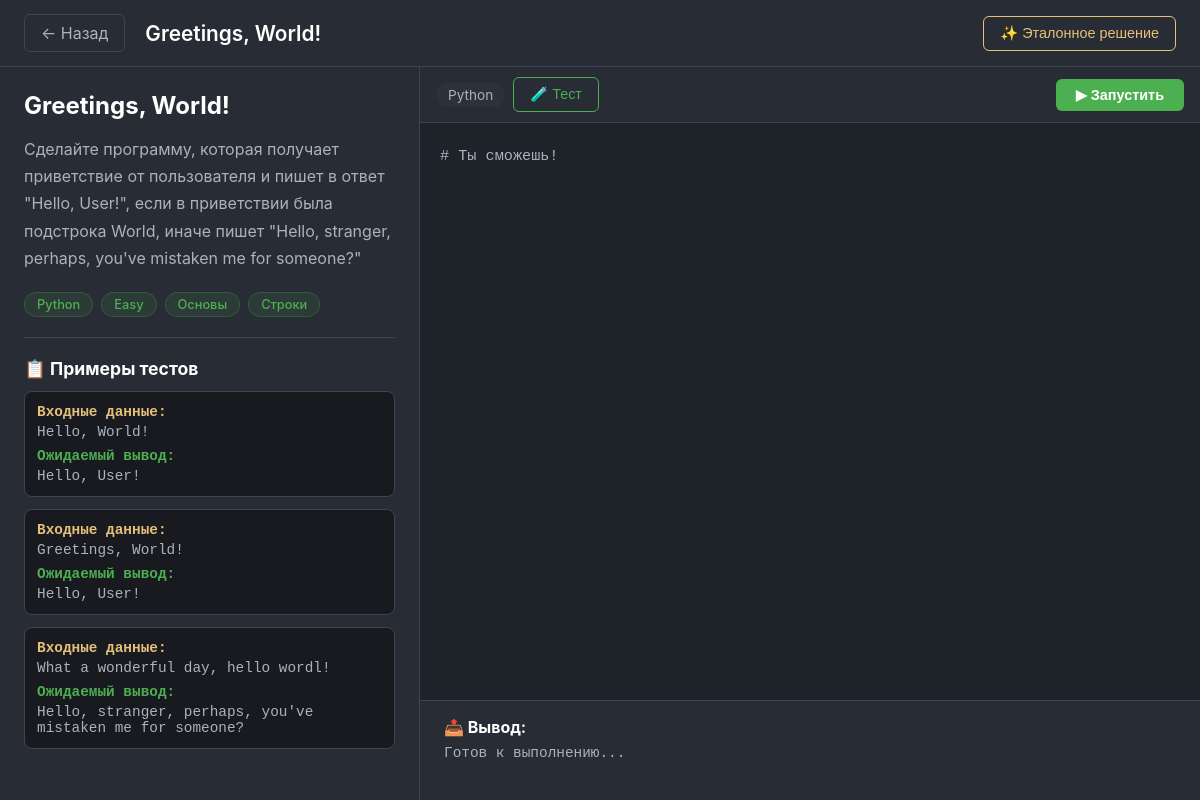
Screenshot of /task/10/ with the database file from the repository.
### task/models.py (models this page shows, shortened)
class Task(models.Model):
    title = models.CharField(max_length=200, verbose_name="Название")
    description = models.TextField(verbose_name="Описание")
    difficulty = models.ForeignKey(
        Difficulty,
        on_delete=models.PROTECT,
        verbose_name="Сложность"
    )
    categories = models.ManyToManyField(
        Category,
        related_name='tasks',
        verbose_name="Категории"
    )
    language = models.ForeignKey(
        ProgrammingLanguage,
        on_delete=models.PROTECT,
        verbose_name="Целевой язык"
    )
    starter_code = models.TextField(blank=True, null=True, verbose_name="Начальный код")
    solution_code = models.TextField(blank=True, null=True, verbose_name="Эталонное решение")
    time_limit_ms = models.IntegerField(default=1000, verbose_name="Лимит времени (мс)")
    memory_limit_kb = models.IntegerField(default=256000, verbose_name="Лимит памяти (КБ)")
    author = models.ForeignKey(
        settings.AUTH_USER_MODEL,
        on_delete=models.SET_NULL,
        null=True,
        related_name='created_tasks',
        verbose_name="Автор"
    )
    is_active = models.BooleanField(default=True, verbose_name="Активна")
    created_at = models.DateTimeField(auto_now_add=True, verbose_name="Дата создания")
    class Meta:
        verbose_name = "Задача"
        verbose_name_plural = "Задачи"
        ordering = ['-created_at']

class ProgrammingLanguage(models.Model):
    name = models.CharField(max_length=50, unique=True, verbose_name="Язык")
    class Meta:
        verbose_name = "Язык программирования"
        verbose_name_plural = "Языки программирования"

class Difficulty(models.Model):
    name = models.CharField(max_length=50, unique=True, verbose_name="Сложность")
    base_points = models.IntegerField(default=100, verbose_name="Базовые очки (XP)")
    class Meta:
        verbose_name = "Уровень сложности"
        verbose_name_plural = "Уровни сложности"

class Category(models.Model):
    name = models.CharField(max_length=100, unique=True, verbose_name="Категория")
    class Meta:
        verbose_name = "Категория"
        verbose_name_plural = "Категории"

class TestCase(models.Model):
    task = models.ForeignKey(
        Task,
        on_delete=models.CASCADE,
        related_name='test_cases',
        verbose_name="Задача"
    )
    input_data = models.TextField(verbose_name="Входные данные")
    expected_output = models.TextField(verbose_name="Ожидаемый вывод")
    is_hidden = models.BooleanField(default=False, verbose_name="Скрытый тест")
    order = models.IntegerField(default=0, verbose_name="Порядок")
    class Meta:
        verbose_name = "Тестовый случай"
        verbose_name_plural = "Тестовые случаи"
        ordering = ['order']

### task/views.py (the view)
# urls.py: path('<int:pk>/', views.task_detail, name='detail'),
def task_detail(request, pk):
    task = get_object_or_404(Task, pk=pk)
    test_cases = task.test_cases.filter(is_hidden=False)
    user_has_published = False
    if request.user.is_authenticated:
        user_has_published = PublishedSolution.objects.filter(
            submission__user=request.user,
            submission__task=task
        ).exists()
    context = {
        'task': task,
        'test_cases': test_cases,
        'user_has_published': user_has_published,
    }
    return render(request, 'task/task_detail.html', context)

### task/templates/task/task_detail.html (shortened to what this page needs)
{% load static %}
<html lang="ru">
<head>
</head>
<body>
<div class="top-bar">
    <a href="#" class="back-btn" onclick="history.back(); return false;">← Назад</a>
    <span class="task-title-header">{{ task.title }}</span>
    <div class="top-bar-actions">
        <button class="btn-solution" onclick="showSolution()">✨ Эталонное решение</button>
    </div>
</div>
<div class="main-layout">
    <div class="task-description">
        <h2>{{ task.title }}</h2>
        <p class="task-text">{{ task.description|linebreaksbr }}</p>
        <div class="task-tags">
            <span class="tag">{{ task.language.name }}</span>
            <span class="tag">{{ task.difficulty.name }}</span>
            {% for cat in task.categories.all %}
                <span class="tag">{{ cat.name }}</span>
            {% endfor %}
        </div>
        <hr class="divider">
        <div class="test-cases-section">
            <h3>📋 Примеры тестов</h3>
            {% for tc in test_cases %}
            <div class="test-case">
                <div class="input-label">Входные данные:</div>
                <code>{{ tc.input_data }}</code>
                <div class="output-label">Ожидаемый вывод:</div>
                <code>{{ tc.expected_output }}</code>
            </div>
            {% empty %}
            <p>Нет открытых тестов.</p>
            {% endfor %}
        </div>
    </div>
    <div class="editor-panel">
        <div class="editor-toolbar">
            <span class="lang-label">{{ task.language.name }}</span>
            <button class="btn-test" onclick="testCode()">🧪 Тест</button>
            <button class="btn-run" onclick="runCode()">▶ Запустить</button>
        </div>
        <div class="editor-area">
            <textarea id="code-editor" placeholder="# Ваше решение">{{ task.starter_code|default:'' }}</textarea>
        </div>
        <div class="output-panel">
            <h3>📤 Вывод:</h3>
            <div id="output" class="output-content">Готов к выполнению...</div>
        </div>
    </div>
</div>
</body>
</html>

### task/templates/task/task_detail.html (style rules this page uses)
:root { --bg-main: #181a1f; --bg-panel: #282c34; --text-main: #abb2bf; --text-heading: #ffffff; --accent: #4caf50; --border-color: #3e4451; --hover-bg: #2c313a; --danger: #e06c75; --warning: #e5c07b; }
* { box-sizing: border-box; margin: 0; padding: 0; }
body { font-family: -apple-system, BlinkMacSystemFont, "Segoe UI", Roboto, Helvetica, Arial, sans-serif; background-color: var(--bg-main); color: var(--text-main); height: 100vh; display: flex; flex-direction: column; }
.top-bar { background-color: var(--bg-panel); border-bottom: 1px solid var(--border-color); padding: 14px 24px; display: flex; align-items: center; gap: 20px; flex-shrink: 0; flex-wrap: wrap; }
.back-btn { background: none; border: 1px solid var(--border-color); color: var(--text-main); padding: 8px 16px; border-radius: 6px; cursor: pointer; font-size: 1rem; transition: border-color 0.2s, color 0.2s; text-decoration: none; display: flex; align-items: center; gap: 8px; }
.task-title-header { font-size: 1.3rem; font-weight: 600; color: var(--text-heading); }
.top-bar-actions { margin-left: auto; display: flex; gap: 12px; align-items: center; }
.btn-solution { background: transparent; border: 1px solid var(--warning); color: var(--warning); padding: 8px 16px; border-radius: 6px; cursor: pointer; font-size: 0.9rem; transition: background 0.2s; text-decoration: none; }
.main-layout { display: flex; flex: 1; min-height: 0; }
.task-description { width: 35%; background-color: var(--bg-panel); border-right: 1px solid var(--border-color); padding: 24px; overflow-y: auto; }
.task-description h2 { color: var(--text-heading); font-size: 1.5rem; margin-bottom: 16px; }
.task-text { line-height: 1.7; font-size: 1rem; margin-bottom: 20px; }
.task-tags { display: flex; gap: 8px; flex-wrap: wrap; margin-bottom: 20px; }
.tag { background-color: rgba(76, 175, 80, 0.12); color: var(--accent); padding: 4px 12px; border-radius: 20px; font-size: 0.8rem; font-weight: 500; border: 1px solid rgba(76, 175, 80, 0.25); }
.divider { border: none; border-top: 1px solid var(--border-color); margin: 20px 0; }
.test-cases-section h3 { color: var(--text-heading); margin-bottom: 12px; font-size: 1.1rem; }
.test-case { background-color: var(--bg-main); border: 1px solid var(--border-color); border-radius: 8px; padding: 12px; margin-bottom: 12px; font-family: 'JetBrains Mono', 'Courier New', monospace; font-size: 0.9rem; }
.test-case .input-label { color: var(--warning); font-weight: 600; margin-bottom: 4px; }
.test-case .output-label { color: var(--accent); font-weight: 600; margin-top: 8px; margin-bottom: 4px; }
.editor-panel { flex: 1; display: flex; flex-direction: column; background-color: #1e2229; }
.editor-toolbar { background-color: var(--bg-panel); border-bottom: 1px solid var(--border-color); padding: 10px 16px; display: flex; align-items: center; gap: 8px; flex-shrink: 0; }
.lang-label { background: var(--hover-bg); padding: 4px 12px; border-radius: 20px; font-size: 0.85rem; color: var(--text-main); }
.btn-run { background-color: var(--accent); color: #fff; border: none; padding: 8px 20px; border-radius: 6px; cursor: pointer; font-weight: 600; font-size: 0.9rem; transition: opacity 0.2s; margin-left: auto; }
.btn-test { background: transparent; border: 1px solid var(--accent); color: var(--accent); padding: 8px 16px; border-radius: 6px; cursor: pointer; font-size: 0.9rem; transition: background 0.2s; }
.editor-area { flex: 1; padding: 20px; overflow-y: auto; }
.editor-area textarea { width: 100%; height: 100%; min-height: 300px; background: #1e2229; color: #abb2bf; border: none; font-family: 'JetBrains Mono', 'Courier New', monospace; font-size: 0.95rem; line-height: 1.8; resize: none; outline: none; padding: 0; }
.output-panel { background-color: var(--bg-panel); border-top: 1px solid var(--border-color); padding: 16px 24px; flex-shrink: 0; min-height: 100px; max-height: 200px; overflow-y: auto; }
.output-panel h3 { color: var(--text-heading); font-size: 1rem; margin-bottom: 8px; }
.output-content { font-family: 'JetBrains Mono', 'Courier New', monospace; font-size: 0.9rem; color: var(--text-main); white-space: pre-wrap; }

### rows the page displays
Task: title "Greetings, World!", description "Сделайте программу, которая получает приветствие от пользователя и пишет в ответ \"Hello, User!\", если в приветствии была подстрока World, иначе пишет \"Hello, stranger, perhaps, you've mistaken me for someone?\"", language.name "Python", difficulty.name "Easy", starter_code "# Ты сможешь!"
Category: name "Основы"
Category: name "Строки"
TestCase: input_data "Hello, World!", expected_output "Hello, User!"
TestCase: input_data "Greetings, World!", expected_output "Hello, User!"
TestCase: input_data "What a wonderful day, hello wordl!", expected_output "Hello, stranger, perhaps, you've mistaken me for someone?"
